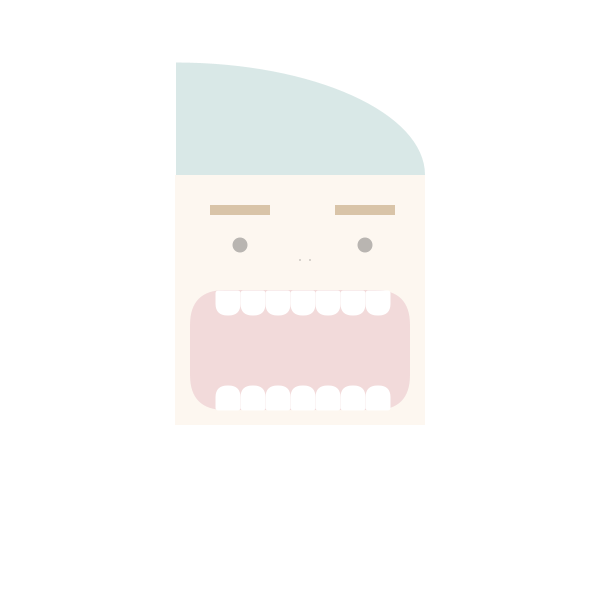
Frame 1 (no input)
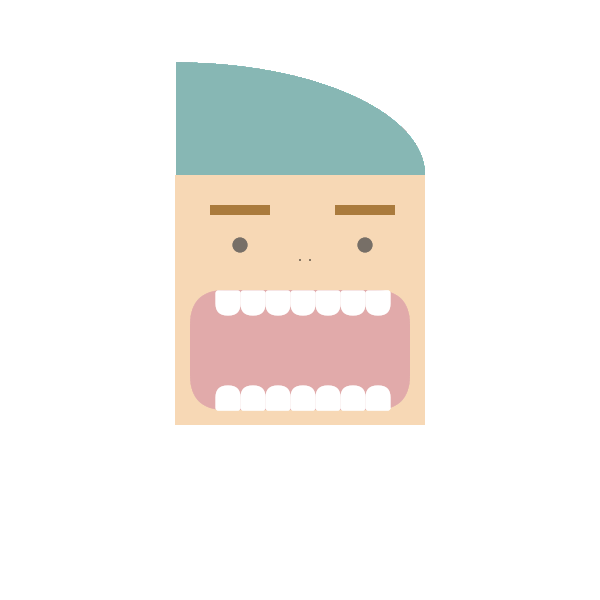
Frame 60 (the mouse pressed at the canvas centre just before this capture)
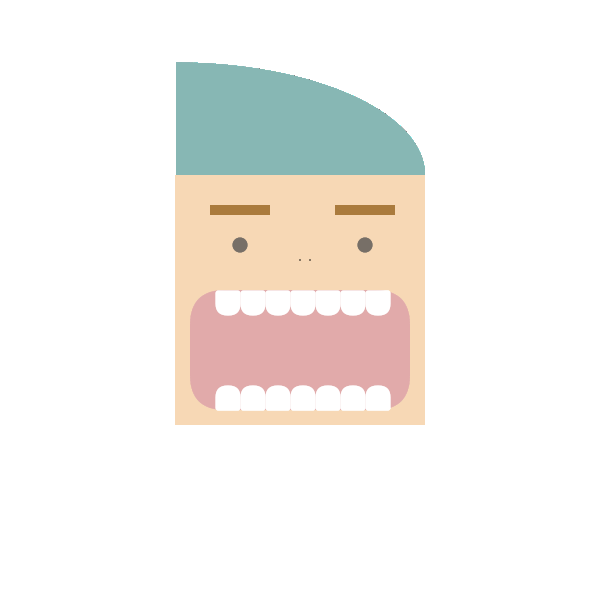
Frame 120 (the mouse held since frame 60 and released just before this capture)

The Processing sketch that drew these frames (run headless with seeded random() and noise(); from frame 60 on, the mouse is pressed at the canvas centre):

// Processing sketch: processing_110373
// ── processing_110373.pde

void setup () {
 size (600,600);
 background(255);
}

void draw () {
//face
noStroke();
fill(245,216,178,50);
rectMode( CENTER );
rect(width/2, height/2, 250, 250);
//eyebrows
fill(137,82,11,80);
rect(240,210, 60, 10);
rect(365,210, 60, 10);

//eyes

fill(80,79,79,100);

ellipse(240,245,15, 15);
ellipse(365,245,15, 15);

//nose
fill(3,3,3,50);
ellipse(300, 260, 2, 2);
ellipse(310, 260, 2, 2);

//lips
strokeWeight(2);
fill(214,151,167,75);

rect(300, 350, 220, 120, 35);

//upper teeth
strokeWeight(0);
fill(255);
rect(228, 303,25,25,3,3,12,12);
rect(253, 303,25,25,3,3,12,12);
rect(278, 303,25,25,3,3,12,12);
rect(303, 303,25,25,3,3,12,12);
rect(328, 303,25,25,3,3,12,12);
rect(353, 303,25,25,3,3,12,12);
rect(378, 303,25,25,3,3,12,12);

//bottom teeth
rect(228, 398,25,25,12,12,3,3);
rect(253, 398,25,25,12,12,3,3);
rect(278, 398,25,25,12,12,3,3);
rect(303, 398,25,25,12,12,3,3);
rect(328, 398,25,25,12,12,3,3);
rect(353, 398,25,25,12,12,3,3);
rect(378, 398,25,25,12,12,3,3);

//head
noStroke();
fill(133,183,180,80);
arc(176,175,498,225,TWO_PI-PI/2, TWO_PI);

}
